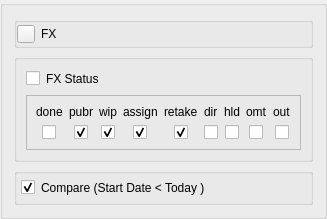
                     <widget class="QGroupBox" name="gb_filter_fx_status">
                      <property name="enabled">
                       <bool>true</bool>
                      </property>
                      <property name="maximumSize">
                       <size>
                        <width>16777215</width>
                        <height>16777215</height>
                       </size>
                      </property>
                      <property name="baseSize">
                       <size>
                        <width>0</width>
                        <height>0</height>
                       </size>
                      </property>
                      <property name="title">
                       <string/>
                      </property>
                      <layout class="QVBoxLayout" name="verticalLayout_9">
                       <item>
                        <widget class="QGroupBox" name="gb_fx_title">
                         <property name="title">
                          <string/>
                         </property>
                         <property name="flat">
                          <bool>true</bool>
                         </property>
                         <layout class="QHBoxLayout" name="horizontalLayout_12">
                          <property name="leftMargin">
                           <number>0</number>
                          </property>
                          <property name="topMargin">
                           <number>0</number>
                          </property>
                          <property name="rightMargin">
                           <number>0</number>
                          </property>
                          <property name="bottomMargin">
                           <number>0</number>
                          </property>
                          <item>
                           <widget class="QPushButton" name="btn_fold_fx">
                            <property name="minimumSize">
                             <size>
                              <width>18</width>
                              <height>18</height>
                             </size>
                            </property>
                            <property name="maximumSize">
                             <size>
                              <width>18</width>
                              <height>18</height>
                             </size>
                            </property>
                            <property name="text">
                             <string/>
                            </property>
                            <property name="icon">
                             <iconset resource="ui_resource/ui_resource.qrc">
                              <normaloff>:/icon/arrow_down.png</normaloff>:/icon/arrow_down.png</iconset>
                            </property>
                            <property name="flat">
                             <bool>false</bool>
                            </property>
                           </widget>
                          </item>
                          <item>
                           <widget class="QLabel" name="label_fx_title">
                            <property name="text">
                             <string>FX</string>
                            </property>
                           </widget>
                          </item>
                         </layout>
                        </widget>
                       </item>
                       <item>
                        <widget class="QGroupBox" name="gb_fx_status">
                         <property name="title">
                          <string/>
                         </property>
                         <layout class="QVBoxLayout" name="verticalLayout_17">
                          <item>
                           <layout class="QHBoxLayout" name="horizontalLayout_10">
                            <item>
                             <widget class="QCheckBox" name="ck_fx_stat_all">
                              <property name="text">
                               <string/>
                              </property>
                             </widget>
                            </item>
                            <item>
                             <widget class="QLabel" name="label_fx_status">
                              <property name="text">
                               <string>FX Status</string>
                              </property>
                             </widget>
                            </item>
                            <item>
                             <spacer name="horizontalSpacer_4">
                              <property name="orientation">
                               <enum>Qt::Horizontal</enum>
                              </property>
                              <property name="sizeHint" stdset="0">
                               <size>
                                <width>40</width>
                                <height>20</height>
                               </size>
                              </property>
                             </spacer>
                            </item>
                           </layout>
                          </item>
                          <item>
                           <widget class="QFrame" name="frame_fx_status_cks">
                            <property name="enabled">
                             <bool>true</bool>
                            </property>
                            <property name="maximumSize">
                             <size>
                              <width>16777215</width>
                              <height>16777215</height>
                             </size>
                            </property>
                            <property name="frameShape">
                             <enum>QFrame::StyledPanel</enum>
                            </property>
                            <property name="frameShadow">
                             <enum>QFrame::Plain</enum>
                            </property>
                            <property name="lineWidth">
                             <number>0</number>
                            </property>
                            <layout class="QVBoxLayout" name="verticalLayout_10">
                             <item>
                              <layout class="QGridLayout" name="gridLayout_2">
                               <item row="0" column="7" alignment="Qt::AlignHCenter">
                                <widget class="QLabel" name="label_fx_stat_omt">
                                 <property name="text">
                                  <string>omt</string>
                                 </property>
                                </widget>
                               </item>
                               <item row="0" column="1" alignment="Qt::AlignHCenter">
                                <widget class="QLabel" name="label_fx_stat_pubr">
                                 <property name="text">
                                  <string>pubr</string>
                                 </property>
                                </widget>
                               </item>
                               <item row="0" column="2" alignment="Qt::AlignHCenter">
                                <widget class="QLabel" name="label_fx_stat_wip">
                                 <property name="text">
                                  <string>wip</string>
                                 </property>
                                </widget>
                               </item>
                               <item row="0" column="4" alignment="Qt::AlignHCenter">
                                <widget class="QLabel" name="label_fx_stat_retake">
                                 <property name="text">
                                  <string>retake</string>
                                 </property>
                                </widget>
                               </item>
                               <item row="0" column="0" alignment="Qt::AlignHCenter">
                                <widget class="QLabel" name="label_fx_stat_done">
                                 <property name="text">
                                  <string>done</string>
                                 </property>
                                </widget>
                               </item>
                               <item row="0" column="8" alignment="Qt::AlignHCenter">
                                <widget class="QLabel" name="label_fx_stat_out">
                                 <property name="text">
                                  <string>out</string>
                                 </property>
                                </widget>
                               </item>
                               <item row="0" column="3" alignment="Qt::AlignHCenter">
                                <widget class="QLabel" name="label_fx_stat_assign">
                                 <property name="text">
                                  <string>assign</string>
                                 </property>
                                </widget>
                               </item>
                               <item row="0" column="6" alignment="Qt::AlignHCenter">
                                <widget class="QLabel" name="label_fx_stat_hld">
                                 <property name="text">
                                  <string>hld</string>
                                 </property>
                                </widget>
                               </item>
                               <item row="1" column="0" alignment="Qt::AlignHCenter">
                                <widget class="QCheckBox" name="ck_fx_stat_done">
                                 <property name="text">
                                  <string/>
                                 </property>
                                 <property name="checked">
                                  <bool>false</bool>
                                 </property>
                                </widget>
                               </item>
                               <item row="1" column="1" alignment="Qt::AlignHCenter">
                                <widget class="QCheckBox" name="ck_fx_stat_pubr">
                                 <property name="text">
                                  <string/>
                                 </property>
                                 <property name="checked">
                                  <bool>true</bool>
                                 </property>
                                </widget>
                               </item>
                               <item row="1" column="2" alignment="Qt::AlignHCenter">
                                <widget class="QCheckBox" name="ck_fx_stat_wip">
                                 <property name="text">
                                  <string/>
                                 </property>
                                 <property name="checked">
                                  <bool>true</bool>
                                 </property>
                                </widget>
                               </item>
                               <item row="1" column="3" alignment="Qt::AlignHCenter">
                                <widget class="QCheckBox" name="ck_fx_stat_assign">
                                 <property name="text">
                                  <string/>
                                 </property>
                                 <property name="checked">
                                  <bool>true</bool>
                                 </property>
                                </widget>
                               </item>
                               <item row="1" column="4" alignment="Qt::AlignHCenter">
                                <widget class="QCheckBox" name="ck_fx_stat_retake">
                                 <property name="text">
                                  <string/>
                                 </property>
                                 <property name="checked">
                                  <bool>true</bool>
                                 </property>
                                </widget>
                               </item>
                               <item row="1" column="6" alignment="Qt::AlignHCenter">
                                <widget class="QCheckBox" name="ck_fx_stat_hld">
                                 <property name="text">
                                  <string/>
                                 </property>
                                 <property name="checked">
                                  <bool>false</bool>
                                 </property>
                                </widget>
                               </item>
                               <item row="1" column="7" alignment="Qt::AlignHCenter">
                                <widget class="QCheckBox" name="ck_fx_stat_omt">
                                 <property name="text">
                                  <string/>
                                 </property>
                                </widget>
                               </item>
                               <item row="1" column="8" alignment="Qt::AlignHCenter">
                                <widget class="QCheckBox" name="ck_fx_stat_out">
                                 <property name="text">
                                  <string/>
                                 </property>
                                </widget>
                               </item>
                               <item row="0" column="5" alignment="Qt::AlignHCenter">
                                <widget class="QLabel" name="label_fx_stat_dir">
                                 <property name="text">
                                  <string>dir</string>
                                 </property>
                                </widget>
                               </item>
                               <item row="1" column="5" alignment="Qt::AlignHCenter">
                                <widget class="QCheckBox" name="ck_fx_stat_dir">
                                 <property name="text">
                                  <string/>
                                 </property>
                                 <property name="checked">
                                  <bool>false</bool>
                                 </property>
                                </widget>
                               </item>
                              </layout>
                             </item>
                            </layout>
                           </widget>
                          </item>
                         </layout>
                        </widget>
                       </item>
                       <item>
                        <widget class="QGroupBox" name="gb_filter_cmp_time">
                         <property name="title">
                          <string/>
                         </property>
                         <layout class="QVBoxLayout" name="verticalLayout_16">
                          <property name="leftMargin">
                           <number>4</number>
                          </property>
                          <property name="topMargin">
                           <number>4</number>
                          </property>
                          <property name="rightMargin">
                           <number>4</number>
                          </property>
                          <property name="bottomMargin">
                           <number>4</number>
                          </property>
                          <item>
                           <layout class="QHBoxLayout" name="horizontalLayout_13">
                            <item>
                             <widget class="QCheckBox" name="ck_cmp_startDate">
                              <property name="text">
                               <string/>
                              </property>
                              <property name="checked">
                               <bool>true</bool>
                              </property>
                             </widget>
                            </item>
                            <item>
                             <widget class="QLabel" name="label_filter_start_time">
                              <property name="text">
                               <string>Compare (Start Date &lt; Today )</string>
                              </property>
                             </widget>
                            </item>
                            <item>
                             <spacer name="horizontalSpacer_7">
                              <property name="orientation">
                               <enum>Qt::Horizontal</enum>
                              </property>
                              <property name="sizeHint" stdset="0">
                               <size>
                                <width>40</width>
                                <height>20</height>
                               </size>
                              </property>
                             </spacer>
                            </item>
                           </layout>
                          </item>
                         </layout>
                        </widget>
                       </item>
                      </layout>
                     </widget>
